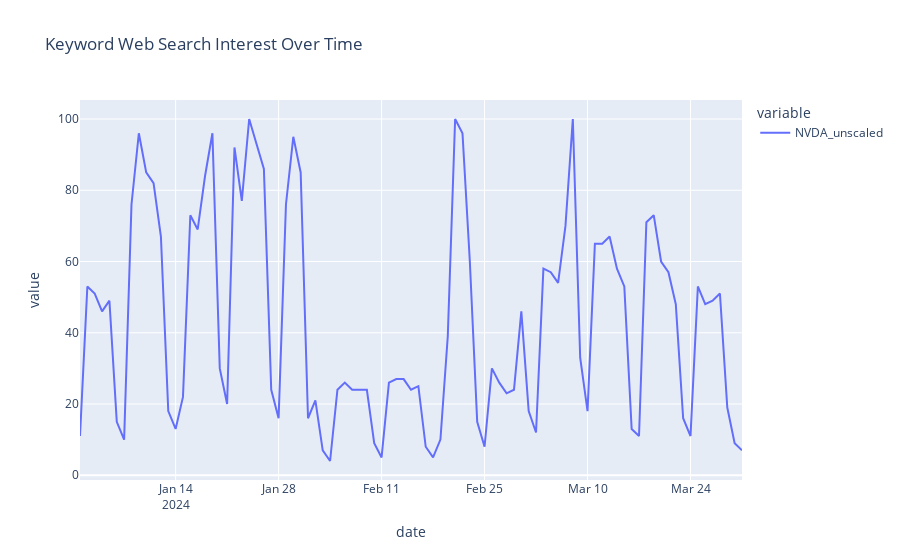

Source (notebook cell):
### Code cell
nvda_daily = res
fig = px.line(nvda_daily, y=['NVDA_unscaled'], title='Keyword Web Search Interest Over Time')
fig.show()
